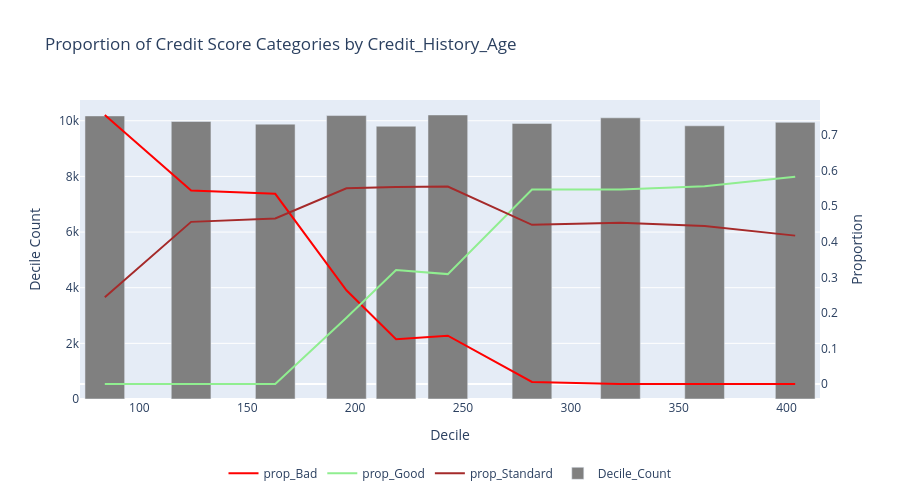

Notebook code cell kept with this figure:
### Markdown cell above
Proporción de Buenos: se observa una relación positiva entre la experiencia crediticia y la proporción de buenos deudores.

Proporción de standard: la realación entre la experiencia crediticia y la proporción de deudores es mixta: una relación positiva hasta los 240 meses de antiguedad, por encima de este umbral, la relación es negativa.

Proporción de malos: la proporción de malos y la experiencia crediticia se relacionan negativamente, de modo que a mayor experiencia crediticia menor la proporción de deudores malos.

### Code cell
chart_types = {
    "prop_Good":"line",
    "prop_Standard":"line",
    "prop_Bad": "line",  
    "Decile_Count": "bar"    
}

fig = plot_interactive_chart(
    df=deciles_summary,  
    y_columns=["prop_Bad", "prop_Good", "prop_Standard", "Decile_Count"],  
    x_column="Decile_Max",  
    chart_types=chart_types, 
    title=f"Proportion of Credit Score Categories by {continuous_variable}",
    x_title="Decile",
    y_title="Decile Count",  
    y2_title="Proportion",   
    secondary_y=["prop_Bad", "prop_Good", "prop_Standard"],  
    width=900,
    height=500,
    custom_colors={"prop_Bad": "red", "prop_Good":"lightgreen",
    "prop_Standard":"brown", "Decile_Count": "gray"}  
)

fig.show()

### Figure 1 — Plotly figure (JSON) as saved in the notebook; plotly's stock layout.template omitted (floating-point values rounded to 4 significant figures)
{"data": [{"line": {"color": "red"}, "mode": "lines", "name": "prop_Bad", "type": "scatter", "x": [84, 124, 163, 196, 219, 243, 282, 323, 362, 404], "y": [0.7562, 0.5442, 0.5347, 0.2636, 0.1259, 0.1359, 0.005856, 0, 0, 0], "yaxis": "y2"}, {"line": {"color": "lightgreen"}, "mode": "lines", "name": "prop_Good", "type": "scatter", "x": [84, 124, 163, 196, 219, 243, 282, 323, 362, 404], "y": [0, 0, 0, 0.1862, 0.3203, 0.3089, 0.5466, 0.5471, 0.5556, 0.5829], "yaxis": "y2"}, {"line": {"color": "brown"}, "mode": "lines", "name": "prop_Standard", "type": "scatter", "x": [84, 124, 163, 196, 219, 243, 282, 323, 362, 404], "y": [0.2438, 0.4558, 0.4653, 0.5502, 0.5539, 0.5552, 0.4476, 0.4529, 0.4444, 0.4171], "yaxis": "y2"}, {"marker": {"color": "gray"}, "name": "Decile_Count", "type": "bar", "x": [84, 124, 163, 196, 219, 243, 282, 323, 362, 404], "y": [10174, 9974, 9879, 10187, 9804, 10209, 9905, 10105, 9819, 9944], "yaxis": "y"}], "layout": {"height": 500, "legend": {"orientation": "h", "x": 0.5, "xanchor": "center", "y": -0.2, "yanchor": "top"}, "title": {"text": "Proportion of Credit Score Categories by Credit_History_Age"}, "width": 900, "xaxis": {"title": {"text": "Decile"}}, "yaxis": {"title": {"text": "Decile Count"}}, "yaxis2": {"overlaying": "y", "showgrid": false, "side": "right", "title": {"text": "Proportion"}}}}
